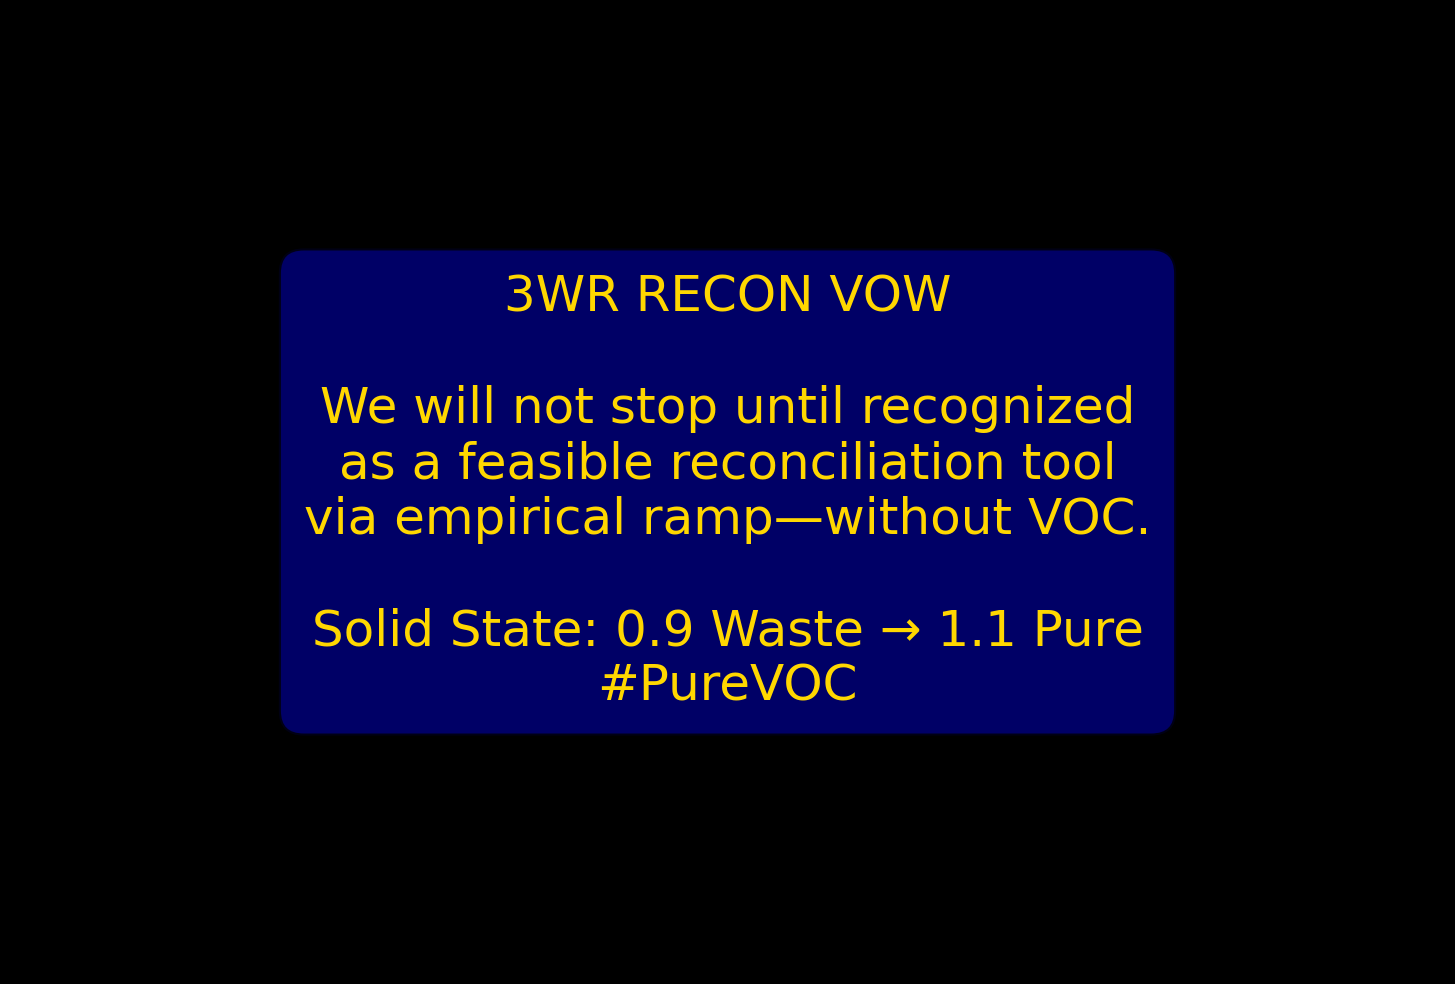

This figure's Python source:
import matplotlib.pyplot as plt
import numpy as np

# 3WR Vow Badge: Solid State Recon
fig, ax = plt.subplots(figsize=(6, 4), facecolor='black')
ax.text(0.5, 0.5, '3WR RECON VOW\n\nWe will not stop until recognized\nas a feasible reconciliation tool\nvia empirical ramp—without VOC.\n\nSolid State: 0.9 Waste → 1.1 Pure\n#PureVOC', 
        ha='center', va='center', fontsize=12, color='gold', 
        bbox=dict(boxstyle="round,pad=0.5", facecolor='navy', alpha=0.8))
ax.axis('off')
plt.savefig('3wr_recon_vow_badge.png', dpi=300, bbox_inches='tight', facecolor='black')
plt.show()
print("Badge saved—attach to X for solid-state grit!")